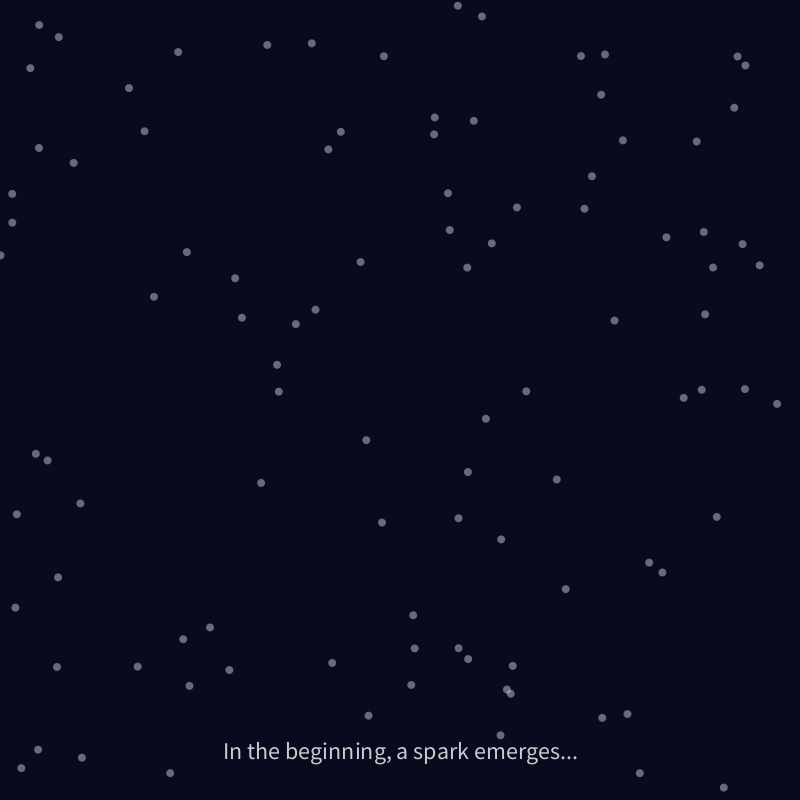
Frame 1 (no input)
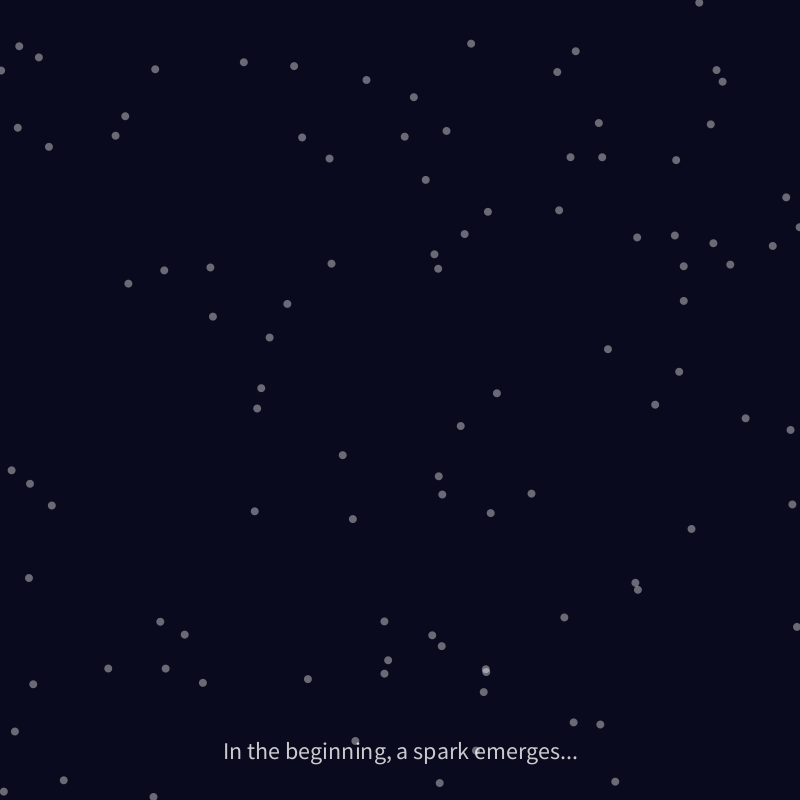
Frame 60 (the mouse pressed at the canvas centre just before this capture)
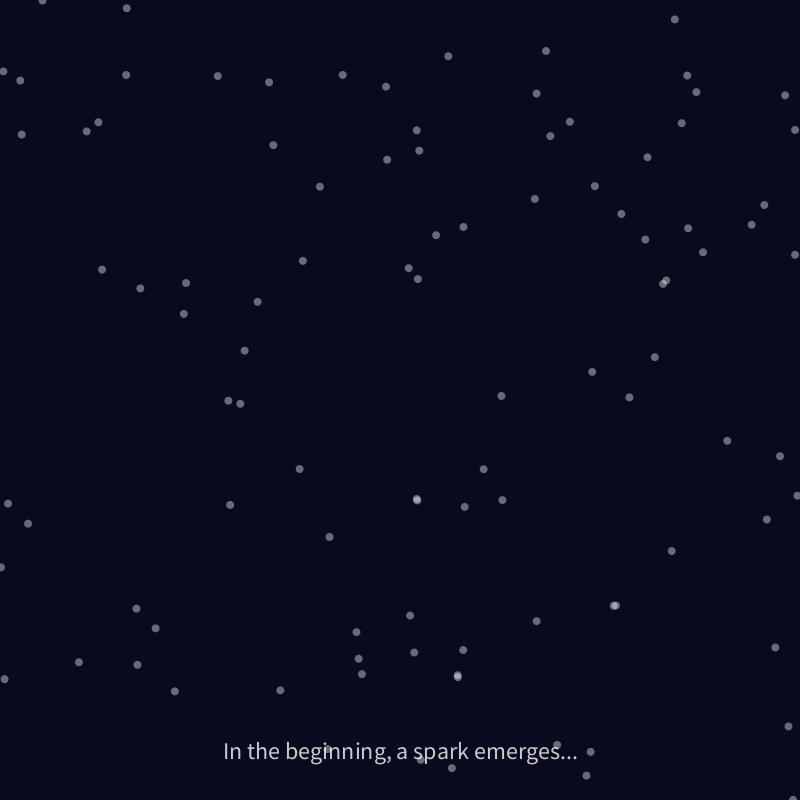
Frame 120 (the mouse held since frame 60 and released just before this capture)

The Processing sketch that drew these frames (run headless with seeded random() and noise(); from frame 60 on, the mouse is pressed at the canvas centre):

// Processing sketch: chatGPTart_ajourneyWithin
// ── chatGPTart_ajourneyWithin.pde
/**
 * A Journey Within
 * 
 * This Processing sketch tells a subtle, evolving narrative of ideas and emotions.
 * Over time, the digital landscape transitions through three phases:
 *
 *   1. The Awakening: In the darkness, a gentle spark emerges.
 *   2. The Convergence: Ideas connect, forming a swirling network of insight.
 *   3. The Reflection: In calm introspection, new understandings are born.
 *
 * The animation responds to your presence—when you press the mouse,
 * the landscape shifts, as if acknowledging your interaction.
 *
 * Each phase unfolds in approximately 15‑second chapters, inviting you to
 * experience a meditative journey where visual form and narrative intertwine.
 */

int phaseDuration = 15000;  // Duration of each phase in milliseconds
int currentPhase = 0;
String[] narrative = {
  "In the beginning, a spark emerges...",
  "Connections are forged; ideas converge...",
  "In reflection, new insights arise..."
};

int numParticles = 100;
Particle[] particles = new Particle[numParticles];

void setup() {
  size(800, 800);
  smooth();
  // Initialize particles at random positions
  for (int i = 0; i < numParticles; i++){
    particles[i] = new Particle(random(width), random(height));
  }
  textAlign(CENTER, CENTER);
  textSize(24);
}

void draw() {
  // Determine current phase based on elapsed time
  currentPhase = int(millis() / float(phaseDuration)) % 3;
  
  // Set background based on current phase
  if (currentPhase == 0) {
    background(10, 10, 30); // Dark, subtle awakening
  } else if (currentPhase == 1) {
    background(30, 20, 50); // A richer tone for convergence
  } else if (currentPhase == 2) {
    background(20, 30, 40); // Reflective, calm ambiance
  }
  
  // Update and display each particle
  for (Particle p : particles) {
    p.update();
    p.display();
  }
  
  // In the Convergence phase, draw ephemeral connections between nearby particles
  if (currentPhase == 1) {
    stroke(200, 200, 255, 100);
    for (int i = 0; i < numParticles; i++){
      for (int j = i + 1; j < numParticles; j++){
        float d = dist(particles[i].pos.x, particles[i].pos.y, particles[j].pos.x, particles[j].pos.y);
        if (d < 100) {
          strokeWeight(map(d, 0, 100, 3, 0.5));
          line(particles[i].pos.x, particles[i].pos.y, particles[j].pos.x, particles[j].pos.y);
        }
      }
    }
  }
  
  // Display the narrative text at the bottom of the canvas
  fill(255, 200);
  text(narrative[currentPhase], width/2, height - 50);
}

// The Particle class represents a spark of idea that evolves with the narrative
class Particle {
  PVector pos;        // Current position
  PVector vel;        // Velocity vector
  float noiseOffset;  // Unique noise offset for varied behavior
  
  Particle(float x, float y) {
    pos = new PVector(x, y);
    vel = new PVector(0, 0);
    noiseOffset = random(1000);
  }
  
  void update() {
    // Use Perlin noise to determine movement in different phases
    float dt = 0.005;
    float n = noise(pos.x * dt, pos.y * dt, noiseOffset + millis() * 0.0005);
    
    if (currentPhase == 0) {
      // The Awakening: gentle, meandering movement
      float angle = n * TWO_PI;
      vel.x = cos(angle) * 0.5;
      vel.y = sin(angle) * 0.5;
    } else if (currentPhase == 1) {
      // The Convergence: dynamic movement with a subtle pull toward the center
      float angle = n * TWO_PI * 2;
      vel.x = cos(angle) * 2;
      vel.y = sin(angle) * 2;
      // Attract toward the center to foster convergence
      PVector center = new PVector(width/2, height/2);
      PVector attraction = PVector.sub(center, pos);
      attraction.setMag(0.05);
      vel.add(attraction);
    } else if (currentPhase == 2) {
      // The Reflection: calm, introspective drift with a hint of randomness
      float angle = n * TWO_PI;
      vel.x = cos(angle) * 1;
      vel.y = sin(angle) * 1;
    }
    
    // Update position based on calculated velocity
    pos.add(vel);
    
    // Interact with the viewer: if the mouse is pressed, particles are gently repelled
    if (mousePressed) {
      PVector mousePos = new PVector(mouseX, mouseY);
      PVector diff = PVector.sub(pos, mousePos);
      float d = diff.mag();
      if (d < 100) {
        diff.setMag(2);
        pos.add(diff);
      }
    }
    
    // Wrap around edges to keep the particles in view
    if (pos.x < 0) pos.x += width;
    if (pos.x >= width) pos.x -= width;
    if (pos.y < 0) pos.y += height;
    if (pos.y >= height) pos.y -= height;
  }
  
  void display() {
    noStroke();
    // Particle color shifts with the phase, reflecting the narrative mood
    if (currentPhase == 0) {
      fill(255, 100);
    } else if (currentPhase == 1) {
      fill(180, 220, 255, 200);
    } else if (currentPhase == 2) {
      fill(255, 255, 200, 150);
    }
    ellipse(pos.x, pos.y, 8, 8);
  }
}
